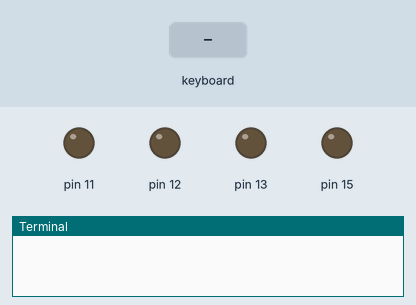
Simulated run of this program. Board: Raspberry Pi (header pin numbers). On the bench: output pins drawn as LEDs (lit = HIGH), the last lines printed to the terminal. Inputs (shaded band) come from the test bench. The desktop window is not drawn, its controls go by their first labels and the mouse button is held 0.15 s.

Above: at 1.2 s.
1.3 s: key "w" typed on the keyboard
At 2.1 s:
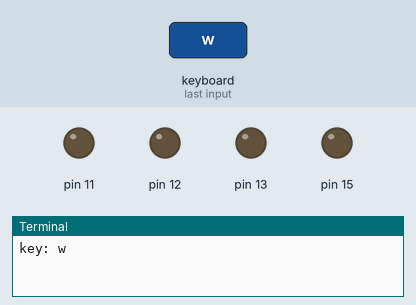
2.8 s: key "s" typed on the keyboard
At 3.3 s:
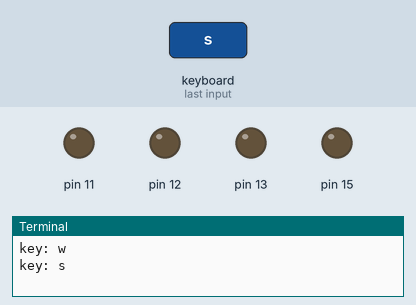
4.3 s: key "a" typed on the keyboard
At 5.5 s:
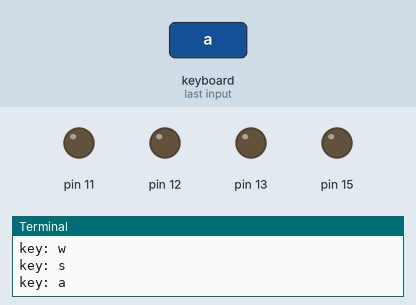
5.8 s: key "d" typed on the keyboard
At 6.7 s:
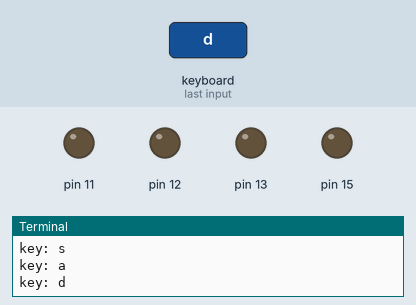
7.3 s: key "e" typed on the keyboard
At 7.9 s:
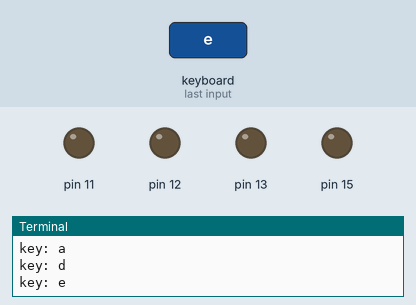
8.8 s: key "q" typed on the keyboard
At 10.2 s:
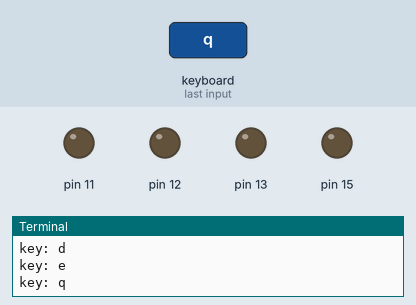
Timing chart, 0 to 11.3 s (numbered marks = the images above; inputs shaded):
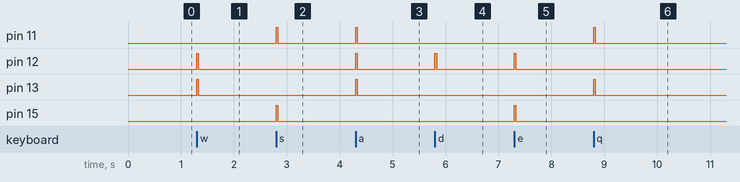

Measured:
- after the input at 1.3 s, pin 12, pin 13: LOW → HIGH at once, → LOW 0.03 s later
- after the input at 2.8 s, pin 11, pin 15: LOW → HIGH at once, → LOW 0.03 s later
- after the input at 4.3 s, pin 11–13: LOW → HIGH at once, → LOW 0.03 s later
- after the input at 5.8 s, pin 12: LOW → HIGH at once, → LOW 0.03 s later
- after the input at 7.3 s, pin 12, pin 15: LOW → HIGH at once, → LOW 0.03 s later
- after the input at 8.8 s, pin 11, pin 13: LOW → HIGH at once, → LOW 0.03 s later

The program:

robot3.py
```python
import RPi.GPIO as gpio
import time
import sys
import tkinter as tk

def init():
    gpio.setmode(gpio.BOARD)
    gpio.setup(11,gpio.OUT)
    gpio.setup(12,gpio.OUT)
    gpio.setup(13,gpio.OUT)
    gpio.setup(15,gpio.OUT)

def forward(tf):
    gpio.output(11,False)
    gpio.output(12,True)
    gpio.output(13,True)
    gpio.output(15,False)
    time.sleep(tf)
    gpio.cleanup()

def reverse(tf):
    gpio.output(11,True)
    gpio.output(12,False)
    gpio.output(13,False)
    gpio.output(15,True)
    time.sleep(tf)
    gpio.cleanup()

def turn_left(tf):
    gpio.output(11,True)
    gpio.output(12,True)
    gpio.output(13,True)
    gpio.output(15,False)
    time.sleep(tf)
    gpio.cleanup()

def turn_right(tf):
    gpio.output(11,False)
    gpio.output(12,True)
    gpio.output(13,False)
    gpio.output(15,False)
    time.sleep(tf)
    gpio.cleanup()

def pivot_left(tf):
    gpio.output(11,True)
    gpio.output(12,False)
    gpio.output(13,True)
    gpio.output(15,False)
    time.sleep(tf)
    gpio.cleanup()

def pivot_right(tf):
    gpio.output(11,False)
    gpio.output(12,True)
    gpio.output(13,False)
    gpio.output(15,True)
    time.sleep(tf)
    gpio.cleanup()

def key_input(event):
    init()
    print("key:",event.char)
    key_press = event.char
    sleep_time = 0.030

    if key_press.lower() == "w":
        forward(sleep_time)
    elif key_press.lower() == "s":
        reverse(sleep_time)
    elif key_press.lower() == "a":
        turn_left(sleep_time)
    elif key_press.lower() == "d":
        turn_right(sleep_time)
    elif key_press.lower() == "q":
        pivot_left(sleep_time)
    elif key_press.lower() == "e":
        pivot_right(sleep_time)
    else:
        gpio.cleanup()


command = tk.Tk()
command.bind("<KeyPress>",key_input)
command.mainloop()
```
